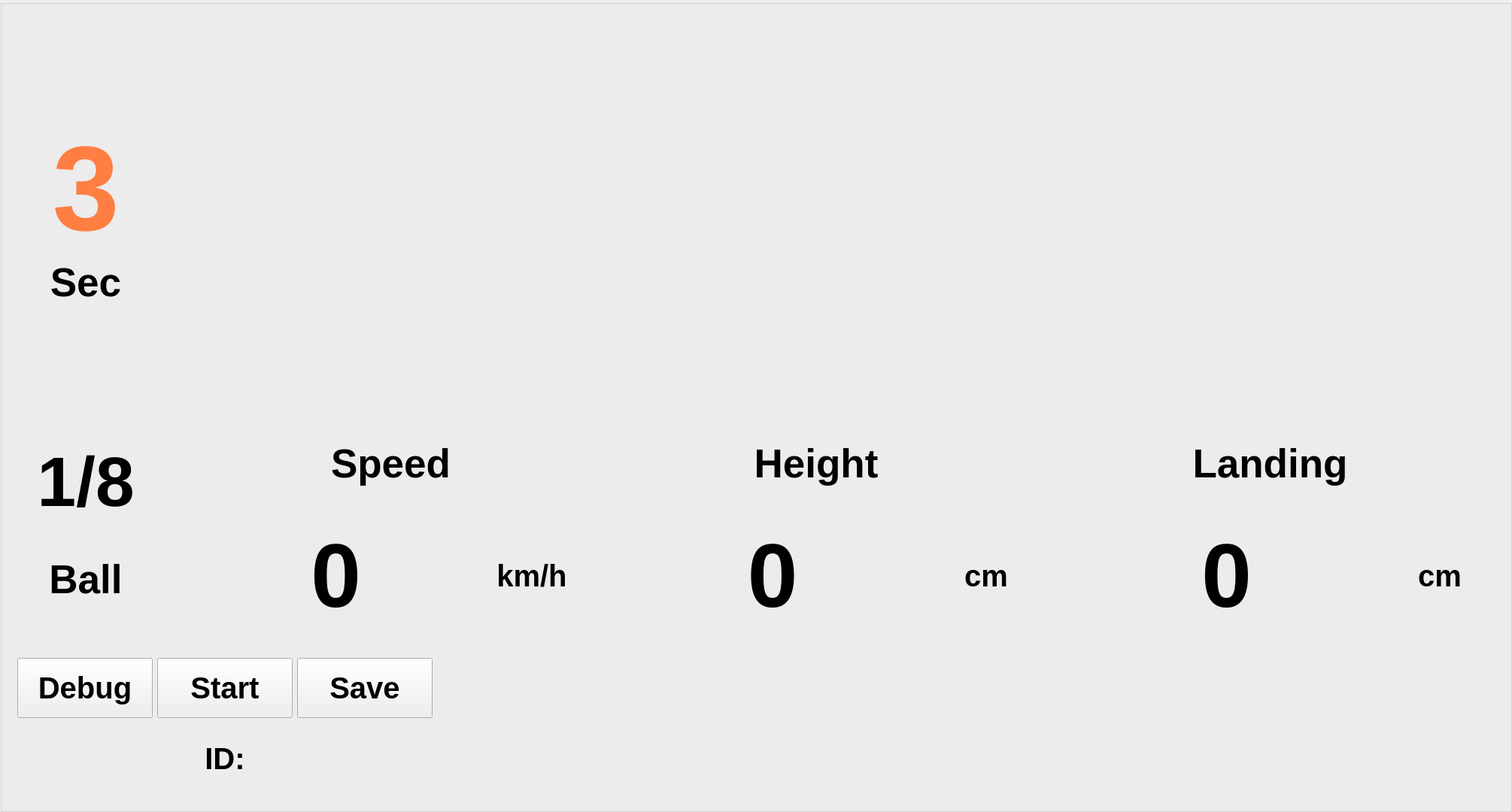
<?xml version="1.0" encoding="UTF-8"?>
<ui version="4.0">
 <class>GroupBox</class>
 <widget class="QGroupBox" name="GroupBox">
  <property name="geometry">
   <rect>
    <x>0</x>
    <y>0</y>
    <width>1920</width>
    <height>1080</height>
   </rect>
  </property>
  <property name="sizePolicy">
   <sizepolicy hsizetype="Fixed" vsizetype="Fixed">
    <horstretch>0</horstretch>
    <verstretch>0</verstretch>
   </sizepolicy>
  </property>
  <property name="windowTitle">
   <string>GroupBox</string>
  </property>
  <layout class="QGridLayout" name="gridLayout">
   <item row="0" column="0">
    <widget class="QWidget" name="widget_side" native="true">
     <property name="maximumSize">
      <size>
       <width>200</width>
       <height>16777215</height>
      </size>
     </property>
     <layout class="QVBoxLayout" name="verticalLayout_2">
      <item>
       <widget class="QWidget" name="widget_3" native="true">
        <layout class="QVBoxLayout" name="verticalLayout_3">
         <item>
          <widget class="QLabel" name="label_countdown">
           <property name="palette">
            <palette>
             <active>
              <colorrole role="WindowText">
               <brush brushstyle="SolidPattern">
                <color alpha="255">
                 <red>255</red>
                 <green>126</green>
                 <blue>66</blue>
                </color>
               </brush>
              </colorrole>
             </active>
             <inactive>
              <colorrole role="WindowText">
               <brush brushstyle="SolidPattern">
                <color alpha="255">
                 <red>255</red>
                 <green>126</green>
                 <blue>66</blue>
                </color>
               </brush>
              </colorrole>
             </inactive>
             <disabled>
              <colorrole role="WindowText">
               <brush brushstyle="SolidPattern">
                <color alpha="255">
                 <red>120</red>
                 <green>120</green>
                 <blue>120</blue>
                </color>
               </brush>
              </colorrole>
             </disabled>
            </palette>
           </property>
           <property name="font">
            <font>
             <pointsize>120</pointsize>
             <weight>75</weight>
             <bold>true</bold>
            </font>
           </property>
           <property name="text">
            <string>3</string>
           </property>
           <property name="alignment">
            <set>Qt::AlignBottom|Qt::AlignHCenter</set>
           </property>
          </widget>
         </item>
         <item>
          <widget class="QLabel" name="label_3">
           <property name="maximumSize">
            <size>
             <width>16777215</width>
             <height>180</height>
            </size>
           </property>
           <property name="font">
            <font>
             <pointsize>40</pointsize>
             <weight>75</weight>
             <bold>true</bold>
            </font>
           </property>
           <property name="text">
            <string>Sec</string>
           </property>
           <property name="alignment">
            <set>Qt::AlignHCenter|Qt::AlignTop</set>
           </property>
           <property name="margin">
            <number>20</number>
           </property>
          </widget>
         </item>
        </layout>
       </widget>
      </item>
      <item>
       <widget class="QFrame" name="frame">
        <property name="maximumSize">
         <size>
          <width>16777215</width>
          <height>310</height>
         </size>
        </property>
        <layout class="QVBoxLayout" name="verticalLayout">
         <item>
          <widget class="QLabel" name="label_ball">
           <property name="font">
            <font>
             <pointsize>70</pointsize>
             <weight>75</weight>
             <bold>true</bold>
            </font>
           </property>
           <property name="text">
            <string>1/8</string>
           </property>
           <property name="alignment">
            <set>Qt::AlignBottom|Qt::AlignHCenter</set>
           </property>
          </widget>
         </item>
         <item>
          <widget class="QLabel" name="label">
           <property name="font">
            <font>
             <pointsize>40</pointsize>
             <weight>75</weight>
             <bold>true</bold>
            </font>
           </property>
           <property name="text">
            <string>Ball</string>
           </property>
           <property name="alignment">
            <set>Qt::AlignCenter</set>
           </property>
           <property name="margin">
            <number>20</number>
           </property>
          </widget>
         </item>
        </layout>
       </widget>
      </item>
     </layout>
    </widget>
   </item>
   <item row="0" column="1">
    <widget class="QWidget" name="widget_2" native="true">
     <layout class="QGridLayout" name="gridLayout_2">
      <item row="2" column="0">
       <widget class="QWidget" name="widget_8" native="true">
        <property name="sizePolicy">
         <sizepolicy hsizetype="Preferred" vsizetype="Preferred">
          <horstretch>0</horstretch>
          <verstretch>0</verstretch>
         </sizepolicy>
        </property>
        <property name="minimumSize">
         <size>
          <width>551</width>
          <height>310</height>
         </size>
        </property>
        <property name="maximumSize">
         <size>
          <width>551</width>
          <height>310</height>
         </size>
        </property>
        <layout class="QVBoxLayout" name="verticalLayout_4">
         <item>
          <widget class="QLabel" name="label_10">
           <property name="font">
            <font>
             <pointsize>40</pointsize>
             <weight>75</weight>
             <bold>true</bold>
            </font>
           </property>
           <property name="styleSheet">
            <string notr="true">padding-left:30px;</string>
           </property>
           <property name="text">
            <string>Speed</string>
           </property>
           <property name="alignment">
            <set>Qt::AlignCenter</set>
           </property>
           <property name="margin">
            <number>0</number>
           </property>
          </widget>
         </item>
         <item>
          <widget class="QWidget" name="widget" native="true">
           <layout class="QHBoxLayout" name="horizontalLayout">
            <item>
             <widget class="QLabel" name="label_speed">
              <property name="enabled">
               <bool>true</bool>
              </property>
              <property name="font">
               <font>
                <pointsize>90</pointsize>
                <weight>75</weight>
                <bold>true</bold>
               </font>
              </property>
              <property name="text">
               <string>0</string>
              </property>
              <property name="alignment">
               <set>Qt::AlignCenter</set>
              </property>
             </widget>
            </item>
            <item>
             <widget class="QLabel" name="label_speed_text">
              <property name="maximumSize">
               <size>
                <width>110</width>
                <height>16777215</height>
               </size>
              </property>
              <property name="font">
               <font>
                <pointsize>30</pointsize>
                <weight>75</weight>
                <bold>true</bold>
               </font>
              </property>
              <property name="text">
               <string>km/h</string>
              </property>
              <property name="alignment">
               <set>Qt::AlignCenter</set>
              </property>
             </widget>
            </item>
           </layout>
          </widget>
         </item>
        </layout>
       </widget>
      </item>
      <item row="2" column="1">
       <widget class="QWidget" name="widget_6" native="true">
        <layout class="QVBoxLayout" name="verticalLayout_5">
         <item>
          <widget class="QLabel" name="label_11">
           <property name="font">
            <font>
             <pointsize>40</pointsize>
             <weight>75</weight>
             <bold>true</bold>
            </font>
           </property>
           <property name="text">
            <string>Height</string>
           </property>
           <property name="alignment">
            <set>Qt::AlignCenter</set>
           </property>
          </widget>
         </item>
         <item>
          <widget class="QWidget" name="widget_5" native="true">
           <layout class="QHBoxLayout" name="horizontalLayout_2">
            <item>
             <widget class="QLabel" name="label_height">
              <property name="font">
               <font>
                <pointsize>90</pointsize>
                <weight>75</weight>
                <bold>true</bold>
               </font>
              </property>
              <property name="text">
               <string>0</string>
              </property>
              <property name="alignment">
               <set>Qt::AlignCenter</set>
              </property>
             </widget>
            </item>
            <item>
             <widget class="QLabel" name="label_height_text">
              <property name="maximumSize">
               <size>
                <width>110</width>
                <height>16777215</height>
               </size>
              </property>
              <property name="font">
               <font>
                <pointsize>30</pointsize>
                <weight>75</weight>
                <bold>true</bold>
               </font>
              </property>
              <property name="text">
               <string>cm</string>
              </property>
              <property name="alignment">
               <set>Qt::AlignCenter</set>
              </property>
             </widget>
            </item>
           </layout>
          </widget>
         </item>
        </layout>
       </widget>
      </item>
      <item row="2" column="2">
       <widget class="QWidget" name="widget_4" native="true">
        <layout class="QVBoxLayout" name="verticalLayout_6">
         <item>
          <widget class="QLabel" name="label_13">
           <property name="font">
            <font>
             <pointsize>40</pointsize>
             <weight>75</weight>
             <bold>true</bold>
            </font>
           </property>
           <property name="text">
            <string>Landing</string>
           </property>
           <property name="alignment">
            <set>Qt::AlignCenter</set>
           </property>
          </widget>
         </item>
         <item>
          <widget class="QWidget" name="widget_7" native="true">
           <layout class="QHBoxLayout" name="horizontalLayout_3">
            <item>
             <widget class="QLabel" name="label_landing_point">
              <property name="font">
               <font>
                <pointsize>90</pointsize>
                <weight>75</weight>
                <bold>true</bold>
               </font>
              </property>
              <property name="text">
               <string>0</string>
              </property>
              <property name="alignment">
               <set>Qt::AlignCenter</set>
              </property>
             </widget>
            </item>
            <item>
             <widget class="QLabel" name="label_landing_point_text">
              <property name="maximumSize">
               <size>
                <width>110</width>
                <height>16777215</height>
               </size>
              </property>
              <property name="font">
               <font>
                <pointsize>30</pointsize>
                <weight>75</weight>
                <bold>true</bold>
               </font>
              </property>
              <property name="text">
               <string>cm</string>
              </property>
              <property name="alignment">
               <set>Qt::AlignCenter</set>
              </property>
             </widget>
            </item>
           </layout>
          </widget>
         </item>
        </layout>
       </widget>
      </item>
      <item row="1" column="0">
       <widget class="QWidget" name="widget_speed" native="true"/>
      </item>
      <item row="1" column="1">
       <widget class="QWidget" name="widget_height" native="true"/>
      </item>
      <item row="1" column="2">
       <widget class="QWidget" name="widget_landing" native="true"/>
      </item>
     </layout>
    </widget>
   </item>
   <item row="1" column="0" colspan="2">
    <widget class="QWidget" name="widget_bottom" native="true">
     <property name="sizePolicy">
      <sizepolicy hsizetype="Preferred" vsizetype="Preferred">
       <horstretch>0</horstretch>
       <verstretch>0</verstretch>
      </sizepolicy>
     </property>
     <property name="maximumSize">
      <size>
       <width>16777215</width>
       <height>200</height>
      </size>
     </property>
     <property name="rowSpan" stdset="0">
      <number>2</number>
     </property>
     <layout class="QGridLayout" name="gridLayout_6">
      <item row="0" column="0">
       <layout class="QGridLayout" name="gridLayout_5">
        <item row="0" column="3" rowspan="2">
         <widget class="QLabel" name="logo_itri">
          <property name="minimumSize">
           <size>
            <width>700</width>
            <height>175</height>
           </size>
          </property>
          <property name="text">
           <string/>
          </property>
          <property name="pixmap">
           <pixmap>itri_EL_A.png</pixmap>
          </property>
          <property name="alignment">
           <set>Qt::AlignRight|Qt::AlignTrailing|Qt::AlignVCenter</set>
          </property>
         </widget>
        </item>
        <item row="1" column="0" colspan="3">
         <widget class="QLabel" name="label_uid">
          <property name="font">
           <font>
            <pointsize>30</pointsize>
            <weight>75</weight>
            <bold>true</bold>
           </font>
          </property>
          <property name="text">
           <string>ID:</string>
          </property>
          <property name="alignment">
           <set>Qt::AlignCenter</set>
          </property>
          <property name="margin">
           <number>10</number>
          </property>
         </widget>
        </item>
        <item row="0" column="4" rowspan="2">
         <widget class="QLabel" name="logo_nycu">
          <property name="minimumSize">
           <size>
            <width>700</width>
            <height>200</height>
           </size>
          </property>
          <property name="text">
           <string/>
          </property>
          <property name="pixmap">
           <pixmap>nycu.png</pixmap>
          </property>
          <property name="alignment">
           <set>Qt::AlignCenter</set>
          </property>
         </widget>
        </item>
        <item row="0" column="2">
         <widget class="QPushButton" name="btn_save">
          <property name="minimumSize">
           <size>
            <width>180</width>
            <height>80</height>
           </size>
          </property>
          <property name="font">
           <font>
            <pointsize>30</pointsize>
            <weight>75</weight>
            <bold>true</bold>
           </font>
          </property>
          <property name="text">
           <string>Save</string>
          </property>
         </widget>
        </item>
        <item row="0" column="0">
         <widget class="QPushButton" name="btn_debug">
          <property name="sizePolicy">
           <sizepolicy hsizetype="Maximum" vsizetype="Fixed">
            <horstretch>0</horstretch>
            <verstretch>0</verstretch>
           </sizepolicy>
          </property>
          <property name="minimumSize">
           <size>
            <width>180</width>
            <height>80</height>
           </size>
          </property>
          <property name="font">
           <font>
            <pointsize>30</pointsize>
            <weight>75</weight>
            <bold>true</bold>
           </font>
          </property>
          <property name="text">
           <string>Debug</string>
          </property>
         </widget>
        </item>
        <item row="0" column="1">
         <widget class="QPushButton" name="btn_start">
          <property name="sizePolicy">
           <sizepolicy hsizetype="Minimum" vsizetype="Fixed">
            <horstretch>0</horstretch>
            <verstretch>0</verstretch>
           </sizepolicy>
          </property>
          <property name="minimumSize">
           <size>
            <width>180</width>
            <height>80</height>
           </size>
          </property>
          <property name="font">
           <font>
            <pointsize>30</pointsize>
            <weight>75</weight>
            <bold>true</bold>
           </font>
          </property>
          <property name="text">
           <string>Start</string>
          </property>
         </widget>
        </item>
       </layout>
      </item>
     </layout>
    </widget>
   </item>
  </layout>
 </widget>
 <resources/>
 <connections/>
</ui>
